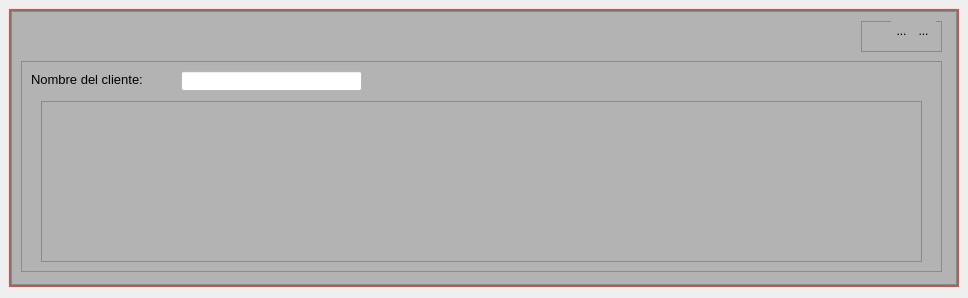
<?xml version="1.0" encoding="UTF-8"?>
<ui version="4.0">
 <class>consulta_c</class>
 <widget class="QWidget" name="consulta_c">
  <property name="geometry">
   <rect>
    <x>0</x>
    <y>0</y>
    <width>968</width>
    <height>298</height>
   </rect>
  </property>
  <property name="windowTitle">
   <string>Form</string>
  </property>
  <property name="styleSheet">
   <string notr="true"/>
  </property>
  <layout class="QVBoxLayout" name="verticalLayout">
   <property name="leftMargin">
    <number>9</number>
   </property>
   <property name="topMargin">
    <number>9</number>
   </property>
   <property name="rightMargin">
    <number>9</number>
   </property>
   <item>
    <widget class="QFrame" name="central_frame">
     <property name="styleSheet">
      <string notr="true">QWidget#central_frame{border: 1px solid rgb(249,66,58);}</string>
     </property>
     <property name="frameShape">
      <enum>QFrame::StyledPanel</enum>
     </property>
     <property name="frameShadow">
      <enum>QFrame::Raised</enum>
     </property>
     <layout class="QVBoxLayout" name="verticalLayout_2">
      <property name="spacing">
       <number>0</number>
      </property>
      <property name="leftMargin">
       <number>0</number>
      </property>
      <property name="topMargin">
       <number>0</number>
      </property>
      <property name="rightMargin">
       <number>0</number>
      </property>
      <property name="bottomMargin">
       <number>0</number>
      </property>
      <item>
       <widget class="QFrame" name="background_frame">
        <property name="styleSheet">
         <string notr="true">background-color: rgb(151, 153, 155);

</string>
        </property>
        <property name="frameShape">
         <enum>QFrame::StyledPanel</enum>
        </property>
        <property name="frameShadow">
         <enum>QFrame::Raised</enum>
        </property>
        <layout class="QVBoxLayout" name="verticalLayout_3">
         <property name="spacing">
          <number>0</number>
         </property>
         <property name="leftMargin">
          <number>0</number>
         </property>
         <property name="topMargin">
          <number>0</number>
         </property>
         <property name="rightMargin">
          <number>0</number>
         </property>
         <property name="bottomMargin">
          <number>0</number>
         </property>
         <item>
          <widget class="QFrame" name="contenido_frame">
           <property name="styleSheet">
            <string notr="true">background-color: rgb(179, 179, 179)</string>
           </property>
           <property name="frameShape">
            <enum>QFrame::StyledPanel</enum>
           </property>
           <property name="frameShadow">
            <enum>QFrame::Raised</enum>
           </property>
           <widget class="QFrame" name="botones_frame">
            <property name="geometry">
             <rect>
              <x>850</x>
              <y>10</y>
              <width>81</width>
              <height>31</height>
             </rect>
            </property>
            <property name="frameShape">
             <enum>QFrame::StyledPanel</enum>
            </property>
            <property name="frameShadow">
             <enum>QFrame::Raised</enum>
            </property>
            <widget class="QToolButton" name="minimizar">
             <property name="geometry">
              <rect>
               <x>30</x>
               <y>0</y>
               <width>21</width>
               <height>20</height>
              </rect>
             </property>
             <property name="styleSheet">
              <string notr="true">border-style: solid;
border-with 0px;</string>
             </property>
             <property name="text">
              <string>...</string>
             </property>
             <property name="icon">
              <iconset>
               <normaloff>../iconos/icons/minimize-window.png</normaloff>../iconos/icons/minimize-window.png</iconset>
             </property>
             <property name="iconSize">
              <size>
               <width>25</width>
               <height>25</height>
              </size>
             </property>
            </widget>
            <widget class="QToolButton" name="maximizar">
             <property name="geometry">
              <rect>
               <x>50</x>
               <y>0</y>
               <width>25</width>
               <height>19</height>
              </rect>
             </property>
             <property name="styleSheet">
              <string notr="true">border-style: solid;
border-with 0px;</string>
             </property>
             <property name="text">
              <string>...</string>
             </property>
             <property name="icon">
              <iconset>
               <normaloff>../iconos/icons/close-window.png</normaloff>../iconos/icons/close-window.png</iconset>
             </property>
             <property name="iconSize">
              <size>
               <width>25</width>
               <height>25</height>
              </size>
             </property>
            </widget>
           </widget>
           <widget class="QFrame" name="tabla_frame">
            <property name="geometry">
             <rect>
              <x>10</x>
              <y>50</y>
              <width>921</width>
              <height>211</height>
             </rect>
            </property>
            <property name="frameShape">
             <enum>QFrame::StyledPanel</enum>
            </property>
            <property name="frameShadow">
             <enum>QFrame::Raised</enum>
            </property>
            <widget class="QLabel" name="titulo_cliente">
             <property name="geometry">
              <rect>
               <x>10</x>
               <y>10</y>
               <width>141</width>
               <height>16</height>
              </rect>
             </property>
             <property name="font">
              <font>
               <pointsize>10</pointsize>
              </font>
             </property>
             <property name="text">
              <string>Nombre del cliente:</string>
             </property>
            </widget>
            <widget class="QLineEdit" name="ingre_nombre">
             <property name="geometry">
              <rect>
               <x>160</x>
               <y>10</y>
               <width>181</width>
               <height>20</height>
              </rect>
             </property>
             <property name="styleSheet">
              <string notr="true">background-color:white
</string>
             </property>
            </widget>
            <widget class="QTableWidget" name="tabla_cliente">
             <property name="geometry">
              <rect>
               <x>20</x>
               <y>40</y>
               <width>881</width>
               <height>161</height>
              </rect>
             </property>
             <property name="rowCount">
              <number>4</number>
             </property>
             <attribute name="horizontalHeaderVisible">
              <bool>true</bool>
             </attribute>
             <attribute name="horizontalHeaderHighlightSections">
              <bool>true</bool>
             </attribute>
             <attribute name="horizontalHeaderStretchLastSection">
              <bool>true</bool>
             </attribute>
             <attribute name="verticalHeaderVisible">
              <bool>false</bool>
             </attribute>
             <row>
              <property name="text">
               <string/>
              </property>
             </row>
             <row>
              <property name="text">
               <string/>
              </property>
             </row>
             <row/>
             <row/>
            </widget>
           </widget>
          </widget>
         </item>
        </layout>
       </widget>
      </item>
     </layout>
    </widget>
   </item>
  </layout>
 </widget>
 <resources/>
 <connections/>
</ui>
